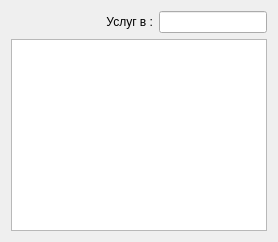
                    <widget class="myQWidget" name="tab_17">
                     <attribute name="title">
                      <string>... по человеку</string>
                     </attribute>
                     <layout class="QGridLayout" name="gridLayout_73">
                      <item row="0" column="2">
                       <widget class="QLineEdit" name="lineEdit_15">
                        <property name="sizePolicy">
                         <sizepolicy hsizetype="Preferred" vsizetype="Fixed">
                          <horstretch>0</horstretch>
                          <verstretch>0</verstretch>
                         </sizepolicy>
                        </property>
                       </widget>
                      </item>
                      <item row="0" column="1">
                       <widget class="QLabel" name="label_serv_in">
                        <property name="text">
                         <string>Услуг в :</string>
                        </property>
                        <property name="alignment">
                         <set>Qt::AlignRight|Qt::AlignTrailing|Qt::AlignVCenter</set>
                        </property>
                       </widget>
                      </item>
                      <item row="0" column="0">
                       <spacer name="horizontalSpacer_2">
                        <property name="orientation">
                         <enum>Qt::Horizontal</enum>
                        </property>
                        <property name="sizeHint" stdset="0">
                         <size>
                          <width>40</width>
                          <height>20</height>
                         </size>
                        </property>
                       </spacer>
                      </item>
                      <item row="1" column="0" colspan="3">
                       <widget class="DepQTableView" name="table__dep_has_main__where_calendar__by_vdate_by_ufio_id__2"/>
                      </item>
                     </layout>
                    </widget>
